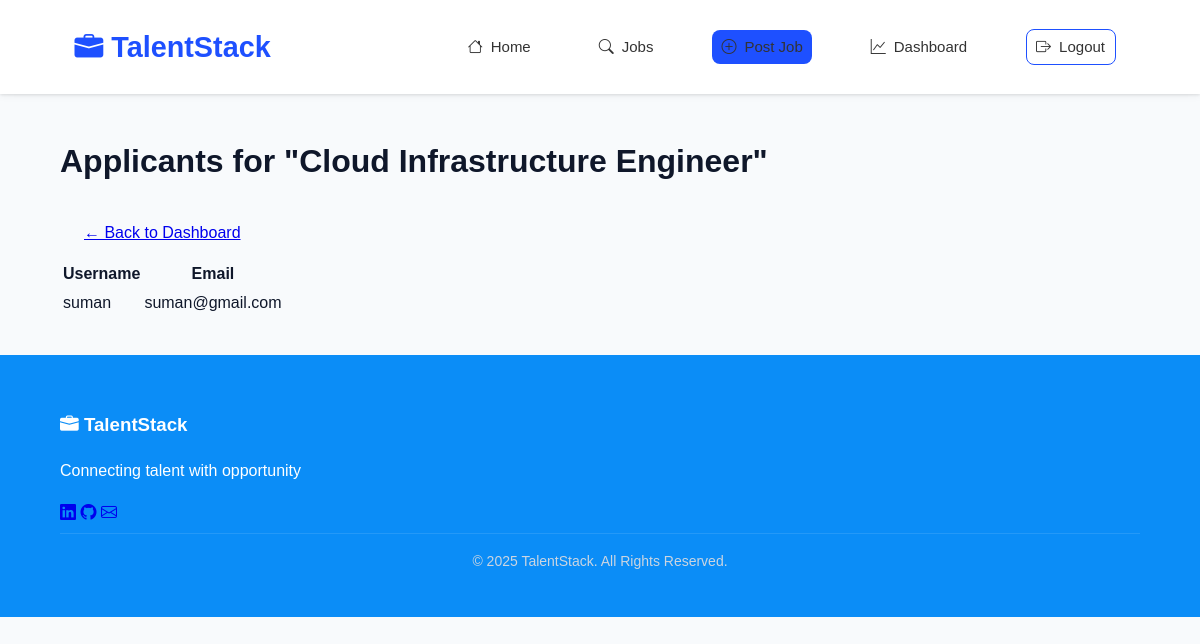
/employer/job/15/applicants (signed in), run on the app's committed database.
### models/job.py (models this page shows, shortened)
class Job(db.Model):
    id = db.Column(db.Integer, primary_key=True)
    title = db.Column(db.String(100), nullable=False)
    description = db.Column(db.Text, nullable=False)
    location = db.Column(db.String(100), nullable=False)
    salary = db.Column(db.String(100), nullable=True)
    job_type = db.Column(db.String(50), nullable=False, default='Full-time')
    date_posted = db.Column(db.DateTime, nullable=False, default=datetime.utcnow)
    employer_id = db.Column(db.Integer, db.ForeignKey('user.id'), nullable=False)
    applications = db.relationship('Application', backref='job', lazy=True, cascade="all, delete-orphan")

### models/user.py (models this page shows, shortened)
class User(db.Model, UserMixin):
    id = db.Column(db.Integer, primary_key=True)
    username = db.Column(db.String(20), unique=True, nullable=False)
    email = db.Column(db.String(120), unique=True, nullable=False)
    password_hash = db.Column(db.String(60), nullable=False)
    role = db.Column(db.String(20), nullable=False, default='job_seeker') # roles: job_seeker, employer, admin
    jobs = db.relationship('Job', backref='author', lazy=True, foreign_keys='Job.employer_id')
    applications = db.relationship('Application', backref='applicant', lazy=True, foreign_keys='Application.user_id')
    @property
    def password(self):
        raise AttributeError('password is not a readable attribute')

### routes/employer.py (the view)
@employer_bp.route('/job/<int:job_id>/applicants')
def view_applicants(job_id):
    job = Job.query.get_or_404(job_id)
    if job.author != current_user:
        abort(403)
    applications = Application.query.filter_by(job_id=job.id).all()
    applicant_ids = [app.user_id for app in applications]
    applicants = User.query.filter(User.id.in_(applicant_ids)).all()
    return render_template('view_applicants.html', title=f"Applicants for {job.title}", applicants=applicants, job=job)

### routes/employer.py (called while the page is built)
def check_employer():
    if not current_user.is_authenticated or current_user.role != 'employer':
        abort(403)

@employer_bp.before_request
@login_required
def before_request():
    check_employer()

### templates/view_applicants.html
{% extends "layout.html" %}
{% block content %}
    <div class="dashboard-header">
        <h1>Applicants for "{{ job.title }}"</h1>
        <a href="{{ url_for('employer.employer_dashboard') }}" class="btn">&larr; Back to Dashboard</a>
    </div>
    {% if applicants %}
        <table>
            <thead>
                <tr>
                    <th>Username</th>
                    <th>Email</th>
                </tr>
            </thead>
            <tbody>
                {% for applicant in applicants %}
                    <tr>
                        <td>{{ applicant.username }}</td>
                        <td>{{ applicant.email }}</td>
                    </tr>
                {% endfor %}
            </tbody>
        </table>
    {% else %}
        <p>There are no applicants for this job yet.</p>
    {% endif %}
{% endblock content %}

### static/css/style.css (style rules this page uses)
:root { --primary: #2563eb; --primary-dark: #1d4ed8; --secondary: #64748b; --success: #22c55e; --danger: #ef4444; --warning: #f59e0b; --dark: #0f172a; --darker: #0b8df7; --light: #f8fafc; --gray: #cbd5e1; --transition: all 0.3s ease; }
body { font-family: 'Poppins', sans-serif; background-color: var(--light); color: var(--dark); line-height: 1.6; margin: 0; overflow-x: hidden; }
.btn { display: inline-flex; align-items: center; gap: 0.5rem; padding: 0.75rem 1.5rem; border-radius: 0.5rem; font-weight: 500; transition: var(--transition); cursor: pointer; }

### data on the page
Job: title "Cloud Infrastructure Engineer"
User: username "suman", email "suman@gmail.com"
